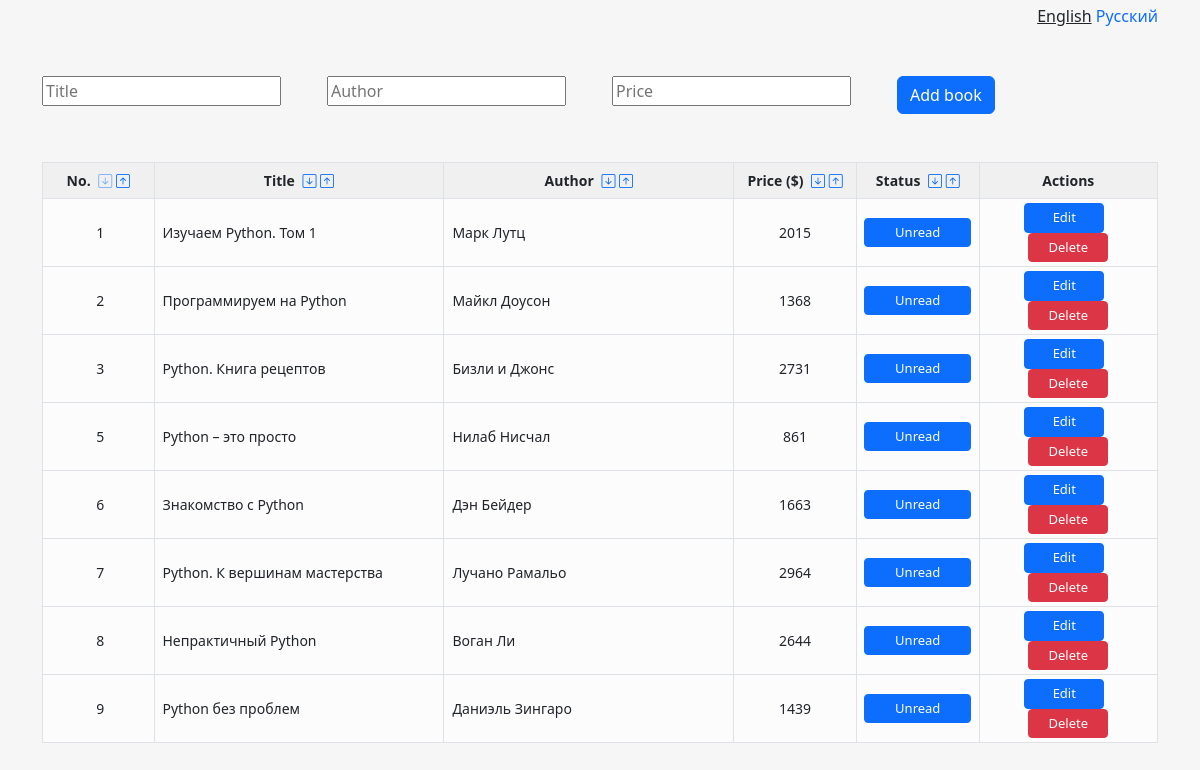
The page /en/ on the database its author committed.
### books/models.py (models this page shows, shortened)
class Book(models.Model):
    title = models.CharField(verbose_name=_('Title'), max_length=200)
    author = models.CharField(verbose_name=_('Author'), max_length=200)
    price = models.PositiveIntegerField(verbose_name=_('Price'), default=0)
    read = models.BooleanField(verbose_name=_('Read'), default=False)

### books/views.py (the view)
# urls.py: path("", book_list, name="book_list"),
@require_http_methods(['GET'])
def book_list(request):
    book_list = Book.objects.all()
    form = BookCreateForm(auto_id=False)
    return render(request, 'base.html', {'book_list': book_list, 'form': form})

### books/forms.py
class BookCreateForm(ModelForm):
    title = CharField(required=False, widget=TextInput(attrs={"class": "clrtxt", "placeholder": _("Title")}))
    author = CharField(required=False, widget=TextInput(attrs={"class": "clrtxt", "placeholder": _("Author")}))
    price = CharField(required=False, widget=TextInput(attrs={"class": "clrtxt", "placeholder": _("Price")}))
    class Meta:
        model = Book
        fields = ['title', 'author', 'price']

### templates/base.html (shortened to what this page needs)
{% load i18n %}
{% load static %}
<!DOCTYPE html>
<html>
<head>
    <link href="https://cdn.jsdelivr.net/npm/bootstrap@5.2.2/dist/css/bootstrap.min.css" rel="stylesheet">
    <link rel="stylesheet" href="https://cdn.jsdelivr.net/npm/bootstrap-icons@1.10.3/font/bootstrap-icons.css">
    <link rel="stylesheet" href="{% static 'base.css' %}">
</head>
<body hx-headers='{"X-CSRFToken": "{{ csrf_token }}"}'>
    <div class="container">
        <div class="row text-end mt-1">
            <div class="col">
                {% get_current_language as LANGUAGE_CODE %}
                {% get_available_languages as LANGUAGES %}
                {% get_language_info_list for LANGUAGES as languages %}
                {% for language in languages %}
                    {% if language.code == LANGUAGE_CODE %}
                        <u>{{ language.name_local }}</u>
                    {% else %}
                        <a href="/{{ language.code }}/">{{ language.name_local }}</a>
                    {% endif %}
                {% endfor %}
            </div>
        </div>
        <div class="row mt-5">
            <div class="col">
                {% include "partial_create_book_form.html" %}
                <form class="form-inline">
                <table class="table table-bordered table-sm mt-5">
                    {% trans "id" as id %}{% trans "title" as title %}
                    {% trans "author" as author %}{% trans "price" as price %}
                    {% trans "read" as read %}{% trans "ascend" as ascend %}
                    {% trans "descend" as descend %}
                    <thead>
                        <tr>
                            <th scope="col" style="width: 10%" class="text-center">
                                <small>
                                    {% trans "No." %}
                                    <a href=""
                                       hx-get="{% url 'book_list_sort' filter=id direction=ascend %}"
                                       hx-target="#book-list"
                                       hx-swap="innerHTML" >
                                        <i class="table-icon bi bi-arrow-down-square ms-1 {% trans 'id-ascend' %} disabled-button"></i>
                                    </a>
                                    <a href=""
                                       hx-get="{% url 'book_list_sort' filter=id direction=descend %}"
                                       hx-target="#book-list"
                                       hx-swap="innerHTML" >
                                        <i class="table-icon bi bi-arrow-up-square {% trans 'id-descend' %}"></i>
                                    </a>
                                </small>
                            </th>
                            <th scope="col" style="width: 26%" class="text-center">
                                <small>
                                    {% trans "Title" %}
                                    <a href=""
                                       hx-get="{% url 'book_list_sort' filter=title direction=ascend %}"
                                       hx-target="#book-list"
                                       hx-swap="innerHTML" >
                                        <i class="table-icon bi bi-arrow-down-square ms-1 {% trans 'title-ascend' %}"></i>
                                    </a>
                                    <a href=""
                                       hx-get="{% url 'book_list_sort' filter=title direction=descend %}"
                                       hx-target="#book-list"
                                       hx-swap="innerHTML" >
                                        <i class="table-icon bi bi-arrow-up-square {% trans 'title-descend' %}"></i>
                                    </a>
                                </small>
                            </th>
                            <th scope="col" style="width: 26%" class="text-center">
                                <small>
                                    {% trans "Author" %}
                                    <a href=""
                                       hx-get="{% url 'book_list_sort' filter=author direction=ascend %}"
                                       hx-target="#book-list"
                                       hx-swap="innerHTML" >
                                        <i class="table-icon bi bi-arrow-down-square ms-1 {% trans 'author-ascend' %}"></i>
                                    </a>
                                    <a href=""
                                       hx-get="{% url 'book_list_sort' filter=author direction=descend %}"
                                       hx-target="#book-list"
                                       hx-swap="innerHTML" >
                                        <i class="table-icon bi bi-arrow-up-square {% trans 'author-descend' %}"></i>
                                    </a>
                                </small>
                            </th>
                            <th scope="col" style="width: 11%" class="text-center">
                                <small>
                                    {% trans "Price ($)" %}
                                    <a href=""
                                       hx-get="{% url 'book_list_sort' filter=price direction=ascend %}"
                                       hx-target="#book-list"
                                       hx-swap="innerHTML" >
                                        <i class="table-icon bi bi-arrow-down-square ms-1 {% trans 'price-ascend' %}"></i>
                                    </a>
                                    <a href=""
                                       hx-get="{% url 'book_list_sort' filter=price direction=descend %}"
                                       hx-target="#book-list"
                                       hx-swap="innerHTML" >
                                        <i class="table-icon bi bi-arrow-up-square {% trans 'price-descend' %}"></i>
                                    </a>
                                </small>
                            </th>
                            <th scope="col" style="width: 11%" class="text-center">
                                <small>
                                    {% trans "Status" %}
                                    <a href=""
                                       hx-get="{% url 'book_list_sort' filter=read direction=descend %}"
                                       hx-target="#book-list"
                                       hx-swap="innerHTML" >
                                        <i class="table-icon bi bi-arrow-down-square ms-1 {% trans 'read-descend' %}"></i>
                                    </a>
                                    <a href=""
                                       hx-get="{% url 'book_list_sort' filter=read direction=ascend %}"
                                       hx-target="#book-list"
                                       hx-swap="innerHTML" >
                                        <i class="table-icon bi bi-arrow-up-square {% trans 'read-ascend' %}"></i>
                                    </a>
                                </small>
                            </th>
                            <th scope="col" style="width: 16%" class="text-center">
                                <small>
                                    {% trans "Actions" %}
                                </small>
                            </th>
                        </tr>
                    </thead>
                    <tbody id="book-list">
                    {% include "partial_book_list.html" %}
                    </tbody>
                </table>
            </form>
        </div>
    </div>
</div>
</body>
</html>

### templates/partial_create_book_form.html
{% load i18n %}
<form class="form-inline">
    <div class="row">
        <div class="col">
            {{ form.title }}
        </div>
        <div class="col">
            {{ form.author }}
        </div>
        <div class="col">
            {{ form.price }}
        </div>
        <div class="col">
            <button type="submit"
                    class="disbtn btn btn-primary"
                    hx-post="{% url 'create_book' %}"
                    hx-target="#book-list"
                    hx-swap="beforeend">
                {% trans "Add book" %}
            </button>
        </div>
    </div>
</form>

### templates/partial_book_list.html
{% for book in book_list %}
    {% include "partial_book_detail.html" %}
{% endfor %}

### templates/partial_book_detail.html
{% load i18n %}
<tr class="{% if book.read %}grey-text{% endif %}">
    <td class="align-middle text-center ps-2">
        {{ book.id }}
    </td>
    <td class="align-middle ps-2">
        {{ book.title }}
    </td>
    <td class="align-middle ps-2">
        {{ book.author }}
    </td>
    <td class="align-middle text-center">
        {{ book.price }}
    </td>
    <td class="align-middle text-center">
        <button class="disbtn table-button status-button btn btn-sm {% if book.read %}btn-secondary{% else %}btn-primary{% endif %}"
                hx-patch="{% url 'update_book_status' book.id %}"
                hx-target="closest tr"
                hx-swap="outerHTML">
            {% if book.read %}{% trans "Read" %}{% else %}{% trans "Unread" %}{% endif %}
        </button>
    </td>
    <td class="align-middle text-center">
        <button class="disbtn table-button any-button btn btn-primary btn-sm me-2"
                hx-get="{% url 'update_book_details' book.id %}"
                hx-target="closest tr"
                hx-swap="outerHTML">
            {% trans "Edit" %}
        </button>
        <button class="disbtn table-button any-button btn btn-danger btn-sm"
                hx-delete="{% url 'delete_book' book.id %}"
                hx-target="closest tr"
                hx-swap="outerHTML"
                hx-confirm="{% trans 'Are you sure you wish to delete this book?' %}">
            {% trans "Delete" %}
        </button>
    </td>
</tr>

### static/base.css (style rules this page uses)
body { background-color: rgb(246, 246, 246); }
thead { background-color: rgb(240, 240, 240); }
tbody { background-color: rgb(252, 252, 252); }
td { font-size: 14px; }
tr { line-height: 26px; min-height: 26px; height: 26px; }
a { text-decoration: none; }
.status-button { width: 107px; }
.any-button { width: 80px; }
.table-button { font-size: 13px; }
.disabled-button { opacity: 0.5; pointer-events: none; }

### rows shown on the page
Book: id "1", title "Изучаем Python. Том 1", author "Марк Лутц", price "2015"
Book: id "2", title "Программируем на Python", author "Майкл Доусон", price "1368"
Book: id "3", title "Python. Книга рецептов", author "Бизли и Джонс", price "2731"
Book: id "5", title "Python – это просто", author "Нилаб Нисчал", price "861"
Book: id "6", title "Знакомство с Python", author "Дэн Бейдер", price "1663"
Book: id "7", title "Python. К вершинам мастерства", author "Лучано Рамальо", price "2964"
Book: id "8", title "Непрактичный Python", author "Воган Ли", price "2644"
Book: id "9", title "Python без проблем", author "Даниэль Зингаро", price "1439"

### other values the page prints
{{ language.name_local }} "English"
{{ language.name_local }} "Русский"
